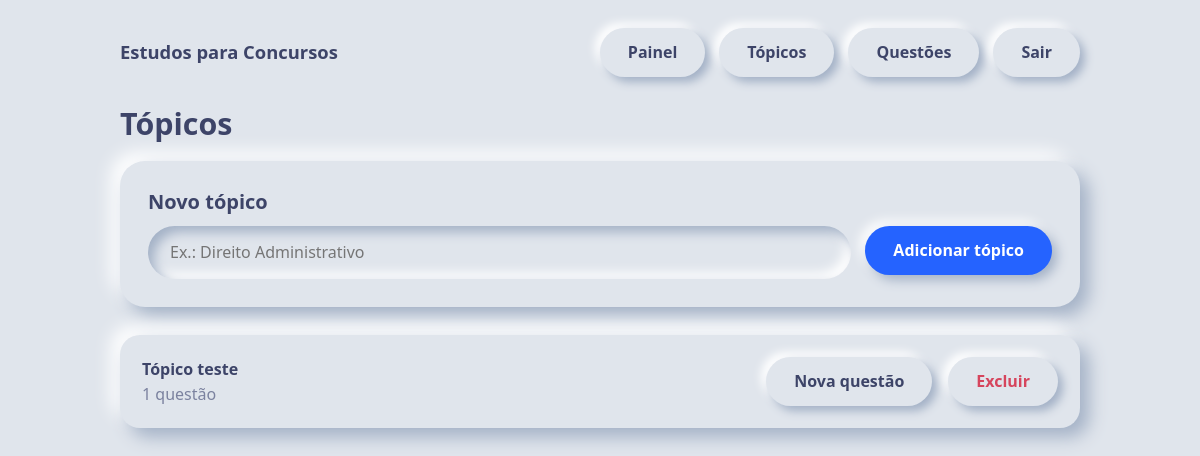
Screenshot of /topicos (signed in) with the database file from the repository.
### models.py (models this page shows)
class Topico(Base):
    __tablename__ = "topicos"
    id = Column(Integer, primary_key=True)
    nome = Column(String(120), nullable=False)
    questoes = relationship("Questao", back_populates="topico", cascade="all, delete-orphan")

### main.py (the view)
@app.get("/topicos")
def topicos(request: Request, db: Session = Depends(get_db)):
    u = usuario_atual(request, db)
    if not u: return go("/login")
    return pagina_topicos(request, db, u)

### templates/topicos.html (shortened to what this page needs)
{% extends "base.html" %}
{% block conteudo %}
<h1>Tópicos</h1>
<section class="painel">
  <h2>Novo tópico</h2>
  <form method="post" action="/topicos" class="linha-form">
    <input type="text" id="nome" name="nome" placeholder="Ex.: Direito Administrativo" required>
    <button class="btn azul" type="submit">Adicionar tópico</button>
  </form>
</section>
<div class="grid" style="grid-template-columns:1fr">
  {% for t in topicos %}
  <div class="card item">
    <a class="corpo" href="/questoes?topico_id={{ t.id }}">
      <b>{{ t.nome }}</b>
      <div class="suave">{{ t.questoes|length }} quest{{ 'ões' if t.questoes|length != 1 else 'ão' }}</div>
    </a>
    <a class="btn" href="/questoes/nova?topico_id={{ t.id }}">Nova questão</a>
    <form method="post" action="/topicos/{{ t.id }}/excluir"
          onsubmit="return confirm('Excluir este tópico e todas as suas questões? As respostas dadas a elas também serão apagadas.')">
      <button class="btn perigo" type="submit">Excluir</button>
    </form>
  </div>
  {% else %}
  <p class="suave">Nenhum tópico ainda. Adicione o primeiro acima.</p>
  {% endfor %}
</div>
{% endblock %}

### static/style.css (style rules this page uses)
:root { --bg:#e0e5ec; --luz:#ffffff; --sombra:#a3b1c6; --azul:#2563ff; --azul-esc:#1a4fd6; --azul-cl:#5b8aff; --texto:#3d4468; --suave:#7b829f; --ok:#1f9d6b; --erro:#d6455d; --solto:9px 9px 18px var(--sombra), -9px -9px 18px var(--luz); --solto-p:5px 5px 10px var(--sombra), -5px -5px 10px var(--luz); --afundado:inset 6px 6px 12px var(--sombra), inset -6px -6px 12px var(--luz); --afundado-p:inset 3px 3px 6px var(--sombra), inset -3px -3px 6px var(--luz); --marcado:inset 4px 4px 8px var(--azul-esc), inset -4px -4px 8px var(--azul-cl); }
* { box-sizing:border-box }
body { margin:0;min-height:100vh;background:var(--bg);color:var(--texto); font-family:"Nunito","Segoe UI",system-ui,sans-serif;line-height:1.55 }
a { color:inherit;text-decoration:none }
h1,h2,h3 { margin:0 0 .6em;line-height:1.25 }
h1 { font-size:1.9rem }
h2 { font-size:1.25rem }
.suave { color:var(--suave) }
.painel { background:var(--bg);border-radius:25px;box-shadow:var(--solto);padding:28px;margin-bottom:28px }
.grid { display:grid;gap:24px;grid-template-columns:repeat(auto-fit,minmax(220px,1fr));margin-bottom:28px }
.card { background:var(--bg);border-radius:20px;box-shadow:var(--solto);padding:22px }
.btn { display:inline-block;border:0;cursor:pointer;font:inherit;font-weight:700;color:var(--texto); background:var(--bg);border-radius:50px;padding:12px 28px;box-shadow:var(--solto-p);transition:box-shadow .15s }
.btn.azul { background:var(--azul);color:#fff;box-shadow:5px 5px 12px var(--sombra),-5px -5px 12px var(--luz) }
input[type=text],input[type=password] { width:100%;border:0;outline:0;font:inherit;color:var(--texto); background:var(--bg);border-radius:50px;padding:14px 22px;box-shadow:var(--afundado);margin-bottom:22px }
.btn.perigo { color:var(--erro) }
.linha-form { display:flex;gap:14px;align-items:flex-start;flex-wrap:wrap }
.linha-form input[type=text] { margin-bottom:0;flex:1;min-width:200px }
.item { display:flex;justify-content:space-between;align-items:center;gap:16px;flex-wrap:wrap }
.item .corpo { flex:1;min-width:220px }
.item form { margin:0 }

### rows the page displays
Topico: nome "Tópico teste", questoes|length "1", questoes "ão"
